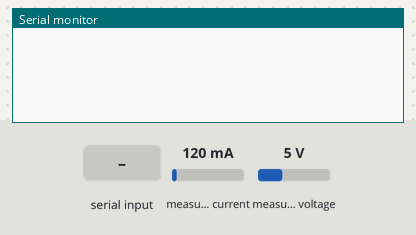
Simulated run of this sketch. Board: Arduino Uno, built with avr-gcc and run on an emulated ATmega328P. Shown: the last lines printed to the serial monitor. The inputs (shaded band) are chosen by the test bench; at power-on: measured current 120 mA, measured voltage 5 V.

Above: at 1.4 s.
1.5 s: "s" received over Serial
At 2.4 s:
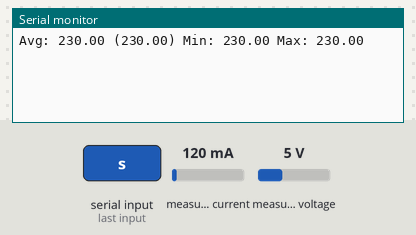
3.2 s: "m" received over Serial
At 4.6 s:
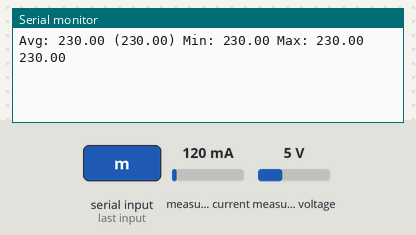
4.9 s: "a" received over Serial
At 5.7 s:
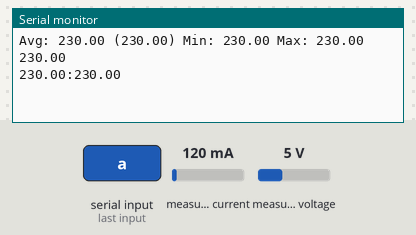

The sketch:

tensao.ino
```cpp
// (licence header left out)
#include "EmonLib.h"             // Include Emon Library
EnergyMonitor emon1;             // Create an instance

int i = 0;
float tenvals = 0.0;
float minval = 1000;
float maxval = 0.0;

void setup()
{
  Serial.begin(115200);

  emon1.voltage(A0, 440, 1.7);  // Voltage: input pin, calibration, phase_shift
//  emon1.current(1, 111.1);       // Current: input pin, calibration.
}

void loop()
{
  emon1.calcVI(30,1000);         // Calculate all. No.of half wavelengths (crossings), time-out
  //emon1.serialprint();           // Print out all variables (realpower, apparent power, Vrms, Irms, power factor)

  /*float realPower       = emon1.realPower;        //extract Real Power into variable
  float apparentPower   = emon1.apparentPower;    //extract Apparent Power into variable
  float powerFActor     = emon1.powerFactor;      //extract Power Factor into Variable
  float supplyVoltage   = emon1.Vrms;             //extract Vrms into Variable
  float Irms            = emon1.Irms;             //extract Irms into Variable*/

 float Vrms = (emon1.Vrms);
 if (Vrms < 0) { Vrms = 0.0; }

 tenvals += Vrms;
 if (minval > Vrms) { minval = Vrms; }
 if (maxval < Vrms) { maxval = Vrms; }

 i++;

  char comando = '1';
  String retorno = "" + millis();
  if (Serial.available() > 0) {
    comando = Serial.read();
    if (comando == 's' ){
      Serial.print("Avg: ");
      Serial.print(tenvals/i);
      Serial.print(" (");
      Serial.print(Vrms);
      Serial.print(") Min: ");
      Serial.print(minval);
      Serial.print(" Max: ");
      Serial.println(maxval);
    }
    if (comando == 'm' ){
      Serial.println(tenvals/i);
    }
    if (comando == 'l' ){
      minval = 1000.0;
      maxval = 0;
    }
    if (comando == 'a' ){
      Serial.print(minval);
      Serial.print(":");
      Serial.println(maxval);
    }
    if (comando == 'v' ){
      Serial.println(Vrms);
    }


  }


 if (i == 20)
 {
  i = 0;
  tenvals = 0.0;
  //minval = 1000.0;
  //maxval = 0.0;
 }
  delay(50);
}
```

Measured:
- after the input at 1.5 s, the serial monitor: prints a new line after 0.21 s (image 1)
- after the input at 3.2 s, the serial monitor: prints a new line after 0.27 s (image 2)
- after the input at 4.9 s, the serial monitor: prints a new line after 0.33 s (image 3)
